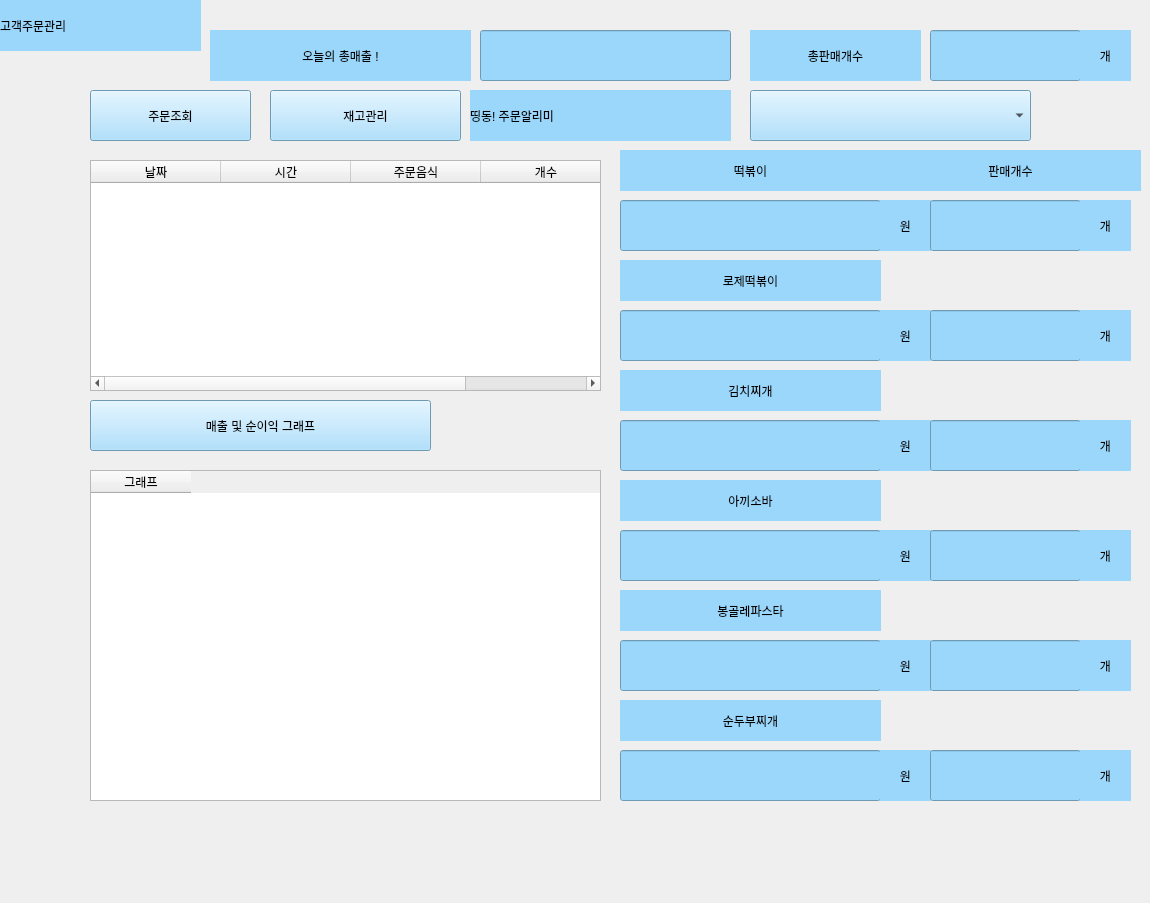
    <widget class="QWidget" name="number5">
     <widget class="QLabel" name="label_22">
      <property name="geometry">
       <rect>
        <x>0</x>
        <y>0</y>
        <width>1121</width>
        <height>894</height>
       </rect>
      </property>
      <property name="text">
       <string/>
      </property>
      <property name="pixmap">
       <pixmap>레시피관리.jpg</pixmap>
      </property>
      <property name="scaledContents">
       <bool>true</bool>
      </property>
     </widget>
     <widget class="QPushButton" name="inventory_lookup_btn">
      <property name="geometry">
       <rect>
        <x>270</x>
        <y>90</y>
        <width>191</width>
        <height>51</height>
       </rect>
      </property>
      <property name="styleSheet">
       <string notr="true">background-color:rgb(155, 215, 251);
font: 25pt &quot;Sitka Banner&quot;;
color: rgb(0, 0, 0);</string>
      </property>
      <property name="text">
       <string>재고관리</string>
      </property>
     </widget>
     <widget class="QLabel" name="label_27">
      <property name="geometry">
       <rect>
        <x>0</x>
        <y>0</y>
        <width>201</width>
        <height>51</height>
       </rect>
      </property>
      <property name="styleSheet">
       <string notr="true">background-color:rgb(155, 215, 251);
font: 25pt &quot;Sitka Banner&quot;;
color: rgb(0, 0, 0);</string>
      </property>
      <property name="text">
       <string>고객주문관리</string>
      </property>
     </widget>
     <widget class="QPushButton" name="order_lookup_btn">
      <property name="geometry">
       <rect>
        <x>90</x>
        <y>90</y>
        <width>161</width>
        <height>51</height>
       </rect>
      </property>
      <property name="styleSheet">
       <string notr="true">background-color:rgb(155, 215, 251);
font: 25pt &quot;Sitka Banner&quot;;
color: rgb(0, 0, 0);</string>
      </property>
      <property name="text">
       <string>주문조회</string>
      </property>
     </widget>
     <widget class="QLabel" name="older_alarm_label">
      <property name="geometry">
       <rect>
        <x>470</x>
        <y>90</y>
        <width>261</width>
        <height>51</height>
       </rect>
      </property>
      <property name="styleSheet">
       <string notr="true">background-color:rgb(155, 215, 251);
font: 25pt &quot;Sitka Banner&quot;;
color: rgb(0, 0, 0);</string>
      </property>
      <property name="text">
       <string>띵동! 주문알리미</string>
      </property>
     </widget>
     <widget class="QTableWidget" name="order_tableWidget">
      <property name="geometry">
       <rect>
        <x>90</x>
        <y>160</y>
        <width>511</width>
        <height>231</height>
       </rect>
      </property>
      <attribute name="horizontalHeaderDefaultSectionSize">
       <number>130</number>
      </attribute>
      <column>
       <property name="text">
        <string>날짜</string>
       </property>
      </column>
      <column>
       <property name="text">
        <string>시간</string>
       </property>
      </column>
      <column>
       <property name="text">
        <string>주문음식</string>
       </property>
      </column>
      <column>
       <property name="text">
        <string>개수</string>
       </property>
      </column>
     </widget>
     <widget class="QTableWidget" name="question_tableWidget">
      <property name="geometry">
       <rect>
        <x>90</x>
        <y>470</y>
        <width>511</width>
        <height>331</height>
       </rect>
      </property>
      <column>
       <property name="text">
        <string>그래프</string>
       </property>
      </column>
     </widget>
     <widget class="QLabel" name="older_alarm_label_2">
      <property name="geometry">
       <rect>
        <x>210</x>
        <y>30</y>
        <width>261</width>
        <height>51</height>
       </rect>
      </property>
      <property name="styleSheet">
       <string notr="true">background-color:rgb(155, 215, 251);
font: 25pt &quot;Sitka Banner&quot;;
color: rgb(0, 0, 0);</string>
      </property>
      <property name="text">
       <string>오늘의 총매출 !</string>
      </property>
      <property name="alignment">
       <set>Qt::AlignCenter</set>
      </property>
     </widget>
     <widget class="QLineEdit" name="price_lineEdit7">
      <property name="geometry">
       <rect>
        <x>480</x>
        <y>30</y>
        <width>251</width>
        <height>51</height>
       </rect>
      </property>
      <property name="styleSheet">
       <string notr="true">background-color:rgb(155, 215, 251);
font: 25pt &quot;Sitka Banner&quot;;
color: rgb(0, 0, 0);</string>
      </property>
     </widget>
     <widget class="QLabel" name="food1">
      <property name="geometry">
       <rect>
        <x>620</x>
        <y>150</y>
        <width>261</width>
        <height>41</height>
       </rect>
      </property>
      <property name="styleSheet">
       <string notr="true">background-color:rgb(155, 215, 251);
font: 20pt &quot;Sitka Banner&quot;;
color: rgb(0, 0, 0);</string>
      </property>
      <property name="text">
       <string>떡볶이</string>
      </property>
      <property name="alignment">
       <set>Qt::AlignCenter</set>
      </property>
     </widget>
     <widget class="QLineEdit" name="price_lineEdit1">
      <property name="geometry">
       <rect>
        <x>620</x>
        <y>200</y>
        <width>261</width>
        <height>51</height>
       </rect>
      </property>
      <property name="styleSheet">
       <string notr="true">background-color:rgb(155, 215, 251);
font: 25pt &quot;Sitka Banner&quot;;
color: rgb(0, 0, 0);</string>
      </property>
     </widget>
     <widget class="QLabel" name="food2">
      <property name="geometry">
       <rect>
        <x>620</x>
        <y>260</y>
        <width>261</width>
        <height>41</height>
       </rect>
      </property>
      <property name="styleSheet">
       <string notr="true">background-color:rgb(155, 215, 251);
font: 20pt &quot;Sitka Banner&quot;;
color: rgb(0, 0, 0);</string>
      </property>
      <property name="text">
       <string>로제떡볶이</string>
      </property>
      <property name="alignment">
       <set>Qt::AlignCenter</set>
      </property>
     </widget>
     <widget class="QLineEdit" name="price_lineEdit2">
      <property name="geometry">
       <rect>
        <x>620</x>
        <y>310</y>
        <width>261</width>
        <height>51</height>
       </rect>
      </property>
      <property name="styleSheet">
       <string notr="true">background-color:rgb(155, 215, 251);
font: 25pt &quot;Sitka Banner&quot;;
color: rgb(0, 0, 0);</string>
      </property>
     </widget>
     <widget class="QPushButton" name="order_lookup_btn_2">
      <property name="geometry">
       <rect>
        <x>90</x>
        <y>400</y>
        <width>341</width>
        <height>51</height>
       </rect>
      </property>
      <property name="styleSheet">
       <string notr="true">background-color:rgb(155, 215, 251);
font: 25pt &quot;Sitka Banner&quot;;
color: rgb(0, 0, 0);</string>
      </property>
      <property name="text">
       <string>매출 및 순이익 그래프</string>
      </property>
     </widget>
     <widget class="QLineEdit" name="price_lineEdit3">
      <property name="geometry">
       <rect>
        <x>620</x>
        <y>420</y>
        <width>261</width>
        <height>51</height>
       </rect>
      </property>
      <property name="styleSheet">
       <string notr="true">background-color:rgb(155, 215, 251);
font: 25pt &quot;Sitka Banner&quot;;
color: rgb(0, 0, 0);</string>
      </property>
     </widget>
     <widget class="QLabel" name="food3">
      <property name="geometry">
       <rect>
        <x>620</x>
        <y>370</y>
        <width>261</width>
        <height>41</height>
       </rect>
      </property>
      <property name="styleSheet">
       <string notr="true">background-color:rgb(155, 215, 251);
font: 20pt &quot;Sitka Banner&quot;;
color: rgb(0, 0, 0);</string>
      </property>
      <property name="text">
       <string>김치찌개</string>
      </property>
      <property name="alignment">
       <set>Qt::AlignCenter</set>
      </property>
     </widget>
     <widget class="QLabel" name="food4">
      <property name="geometry">
       <rect>
        <x>620</x>
        <y>480</y>
        <width>261</width>
        <height>41</height>
       </rect>
      </property>
      <property name="styleSheet">
       <string notr="true">background-color:rgb(155, 215, 251);
font: 20pt &quot;Sitka Banner&quot;;
color: rgb(0, 0, 0);</string>
      </property>
      <property name="text">
       <string>아끼소바</string>
      </property>
      <property name="alignment">
       <set>Qt::AlignCenter</set>
      </property>
     </widget>
     <widget class="QLineEdit" name="price_lineEdit4">
      <property name="geometry">
       <rect>
        <x>620</x>
        <y>530</y>
        <width>261</width>
        <height>51</height>
       </rect>
      </property>
      <property name="styleSheet">
       <string notr="true">background-color:rgb(155, 215, 251);
font: 25pt &quot;Sitka Banner&quot;;
color: rgb(0, 0, 0);</string>
      </property>
     </widget>
     <widget class="QLineEdit" name="price_lineEdit5">
      <property name="geometry">
       <rect>
        <x>620</x>
        <y>640</y>
        <width>261</width>
        <height>51</height>
       </rect>
      </property>
      <property name="styleSheet">
       <string notr="true">background-color:rgb(155, 215, 251);
font: 25pt &quot;Sitka Banner&quot;;
color: rgb(0, 0, 0);</string>
      </property>
     </widget>
     <widget class="QLabel" name="food5">
      <property name="geometry">
       <rect>
        <x>620</x>
        <y>590</y>
        <width>261</width>
        <height>41</height>
       </rect>
      </property>
      <property name="styleSheet">
       <string notr="true">background-color:rgb(155, 215, 251);
font: 20pt &quot;Sitka Banner&quot;;
color: rgb(0, 0, 0);</string>
      </property>
      <property name="text">
       <string>봉골레파스타</string>
      </property>
      <property name="alignment">
       <set>Qt::AlignCenter</set>
      </property>
     </widget>
     <widget class="QLabel" name="food6">
      <property name="geometry">
       <rect>
        <x>620</x>
        <y>700</y>
        <width>261</width>
        <height>41</height>
       </rect>
      </property>
      <property name="styleSheet">
       <string notr="true">background-color:rgb(155, 215, 251);
font: 20pt &quot;Sitka Banner&quot;;
color: rgb(0, 0, 0);</string>
      </property>
      <property name="text">
       <string>순두부찌개</string>
      </property>
      <property name="alignment">
       <set>Qt::AlignCenter</set>
      </property>
     </widget>
     <widget class="QLineEdit" name="price_lineEdit6">
      <property name="geometry">
       <rect>
        <x>620</x>
        <y>750</y>
        <width>261</width>
        <height>51</height>
       </rect>
      </property>
      <property name="styleSheet">
       <string notr="true">background-color:rgb(155, 215, 251);
font: 25pt &quot;Sitka Banner&quot;;
color: rgb(0, 0, 0);</string>
      </property>
     </widget>
     <widget class="QLabel" name="older_alarm_label_9">
      <property name="geometry">
       <rect>
        <x>880</x>
        <y>200</y>
        <width>51</width>
        <height>51</height>
       </rect>
      </property>
      <property name="styleSheet">
       <string notr="true">background-color:rgb(155, 215, 251);
font: 20pt &quot;Sitka Banner&quot;;
color: rgb(0, 0, 0);</string>
      </property>
      <property name="text">
       <string>원</string>
      </property>
      <property name="alignment">
       <set>Qt::AlignCenter</set>
      </property>
     </widget>
     <widget class="QLabel" name="older_alarm_label_10">
      <property name="geometry">
       <rect>
        <x>880</x>
        <y>310</y>
        <width>51</width>
        <height>51</height>
       </rect>
      </property>
      <property name="styleSheet">
       <string notr="true">background-color:rgb(155, 215, 251);
font: 20pt &quot;Sitka Banner&quot;;
color: rgb(0, 0, 0);</string>
      </property>
      <property name="text">
       <string>원</string>
      </property>
      <property name="alignment">
       <set>Qt::AlignCenter</set>
      </property>
     </widget>
     <widget class="QLabel" name="older_alarm_label_11">
      <property name="geometry">
       <rect>
        <x>880</x>
        <y>420</y>
        <width>51</width>
        <height>51</height>
       </rect>
      </property>
      <property name="styleSheet">
       <string notr="true">background-color:rgb(155, 215, 251);
font: 20pt &quot;Sitka Banner&quot;;
color: rgb(0, 0, 0);</string>
      </property>
      <property name="text">
       <string>원</string>
      </property>
      <property name="alignment">
       <set>Qt::AlignCenter</set>
      </property>
     </widget>
     <widget class="QLabel" name="older_alarm_label_12">
      <property name="geometry">
       <rect>
        <x>880</x>
        <y>530</y>
        <width>51</width>
        <height>51</height>
       </rect>
      </property>
      <property name="styleSheet">
       <string notr="true">background-color:rgb(155, 215, 251);
font: 20pt &quot;Sitka Banner&quot;;
color: rgb(0, 0, 0);</string>
      </property>
      <property name="text">
       <string>원</string>
      </property>
      <property name="alignment">
       <set>Qt::AlignCenter</set>
      </property>
     </widget>
     <widget class="QLabel" name="older_alarm_label_13">
      <property name="geometry">
       <rect>
        <x>880</x>
        <y>640</y>
        <width>51</width>
        <height>51</height>
       </rect>
      </property>
      <property name="styleSheet">
       <string notr="true">background-color:rgb(155, 215, 251);
font: 20pt &quot;Sitka Banner&quot;;
color: rgb(0, 0, 0);</string>
      </property>
      <property name="text">
       <string>원</string>
      </property>
      <property name="alignment">
       <set>Qt::AlignCenter</set>
      </property>
     </widget>
     <widget class="QLabel" name="older_alarm_label_14">
      <property name="geometry">
       <rect>
        <x>880</x>
        <y>750</y>
        <width>51</width>
        <height>51</height>
       </rect>
      </property>
      <property name="styleSheet">
       <string notr="true">background-color:rgb(155, 215, 251);
font: 20pt &quot;Sitka Banner&quot;;
color: rgb(0, 0, 0);</string>
      </property>
      <property name="text">
       <string>원</string>
      </property>
      <property name="alignment">
       <set>Qt::AlignCenter</set>
      </property>
     </widget>
     <widget class="QLabel" name="food1_2">
      <property name="geometry">
       <rect>
        <x>880</x>
        <y>150</y>
        <width>261</width>
        <height>41</height>
       </rect>
      </property>
      <property name="styleSheet">
       <string notr="true">background-color:rgb(155, 215, 251);
font: 20pt &quot;Sitka Banner&quot;;
color: rgb(0, 0, 0);</string>
      </property>
      <property name="text">
       <string>판매개수</string>
      </property>
      <property name="alignment">
       <set>Qt::AlignCenter</set>
      </property>
     </widget>
     <widget class="QLineEdit" name="number_lineEdit1">
      <property name="geometry">
       <rect>
        <x>930</x>
        <y>200</y>
        <width>151</width>
        <height>51</height>
       </rect>
      </property>
      <property name="styleSheet">
       <string notr="true">background-color:rgb(155, 215, 251);
font: 25pt &quot;Sitka Banner&quot;;
color: rgb(0, 0, 0);</string>
      </property>
     </widget>
     <widget class="QLabel" name="older_alarm_label_15">
      <property name="geometry">
       <rect>
        <x>1080</x>
        <y>200</y>
        <width>51</width>
        <height>51</height>
       </rect>
      </property>
      <property name="styleSheet">
       <string notr="true">background-color:rgb(155, 215, 251);
font: 20pt &quot;Sitka Banner&quot;;
color: rgb(0, 0, 0);</string>
      </property>
      <property name="text">
       <string>개</string>
      </property>
      <property name="alignment">
       <set>Qt::AlignCenter</set>
      </property>
     </widget>
     <widget class="QLineEdit" name="number_lineEdit2">
      <property name="geometry">
       <rect>
        <x>930</x>
        <y>310</y>
        <width>151</width>
        <height>51</height>
       </rect>
      </property>
      <property name="styleSheet">
       <string notr="true">background-color:rgb(155, 215, 251);
font: 25pt &quot;Sitka Banner&quot;;
color: rgb(0, 0, 0);</string>
      </property>
     </widget>
     <widget class="QLabel" name="older_alarm_label_16">
      <property name="geometry">
       <rect>
        <x>1080</x>
        <y>310</y>
        <width>51</width>
        <height>51</height>
       </rect>
      </property>
      <property name="styleSheet">
       <string notr="true">background-color:rgb(155, 215, 251);
font: 20pt &quot;Sitka Banner&quot;;
color: rgb(0, 0, 0);</string>
      </property>
      <property name="text">
       <string>개</string>
      </property>
      <property name="alignment">
       <set>Qt::AlignCenter</set>
      </property>
     </widget>
     <widget class="QLineEdit" name="number_lineEdit3">
      <property name="geometry">
       <rect>
        <x>930</x>
        <y>420</y>
        <width>151</width>
        <height>51</height>
       </rect>
      </property>
      <property name="styleSheet">
       <string notr="true">background-color:rgb(155, 215, 251);
font: 25pt &quot;Sitka Banner&quot;;
color: rgb(0, 0, 0);</string>
      </property>
     </widget>
     <widget class="QLabel" name="older_alarm_label_17">
      <property name="geometry">
       <rect>
        <x>1080</x>
        <y>420</y>
        <width>51</width>
        <height>51</height>
       </rect>
      </property>
      <property name="styleSheet">
       <string notr="true">background-color:rgb(155, 215, 251);
font: 20pt &quot;Sitka Banner&quot;;
color: rgb(0, 0, 0);</string>
      </property>
      <property name="text">
       <string>개</string>
      </property>
      <property name="alignment">
       <set>Qt::AlignCenter</set>
      </property>
     </widget>
     <widget class="QLineEdit" name="number_lineEdit4">
      <property name="geometry">
       <rect>
        <x>930</x>
        <y>530</y>
        <width>151</width>
        <height>51</height>
       </rect>
      </property>
      <property name="styleSheet">
       <string notr="true">background-color:rgb(155, 215, 251);
font: 25pt &quot;Sitka Banner&quot;;
color: rgb(0, 0, 0);</string>
      </property>
     </widget>
     <widget class="QLabel" name="older_alarm_label_18">
      <property name="geometry">
       <rect>
        <x>1080</x>
        <y>530</y>
        <width>51</width>
        <height>51</height>
       </rect>
      </property>
      <property name="styleSheet">
       <string notr="true">background-color:rgb(155, 215, 251);
font: 20pt &quot;Sitka Banner&quot;;
color: rgb(0, 0, 0);</string>
      </property>
      <property name="text">
       <string>개</string>
      </property>
      <property name="alignment">
       <set>Qt::AlignCenter</set>
      </property>
     </widget>
     <widget class="QLineEdit" name="number_lineEdit5">
      <property name="geometry">
       <rect>
        <x>930</x>
        <y>640</y>
        <width>151</width>
        <height>51</height>
       </rect>
      </property>
      <property name="styleSheet">
       <string notr="true">background-color:rgb(155, 215, 251);
font: 25pt &quot;Sitka Banner&quot;;
color: rgb(0, 0, 0);</string>
      </property>
     </widget>
     <widget class="QLabel" name="older_alarm_label_19">
      <property name="geometry">
       <rect>
        <x>1080</x>
        <y>640</y>
        <width>51</width>
        <height>51</height>
       </rect>
      </property>
      <property name="styleSheet">
       <string notr="true">background-color:rgb(155, 215, 251);
font: 20pt &quot;Sitka Banner&quot;;
color: rgb(0, 0, 0);</string>
      </property>
      <property name="text">
       <string>개</string>
      </property>
      <property name="alignment">
       <set>Qt::AlignCenter</set>
      </property>
     </widget>
     <widget class="QLineEdit" name="number_lineEdit6">
      <property name="geometry">
       <rect>
        <x>930</x>
        <y>750</y>
        <width>151</width>
        <height>51</height>
       </rect>
      </property>
      <property name="styleSheet">
       <string notr="true">background-color:rgb(155, 215, 251);
font: 25pt &quot;Sitka Banner&quot;;
color: rgb(0, 0, 0);</string>
      </property>
     </widget>
     <widget class="QLabel" name="older_alarm_label_20">
      <property name="geometry">
       <rect>
        <x>1080</x>
        <y>750</y>
        <width>51</width>
        <height>51</height>
       </rect>
      </property>
      <property name="styleSheet">
       <string notr="true">background-color:rgb(155, 215, 251);
font: 20pt &quot;Sitka Banner&quot;;
color: rgb(0, 0, 0);</string>
      </property>
      <property name="text">
       <string>개</string>
      </property>
      <property name="alignment">
       <set>Qt::AlignCenter</set>
      </property>
     </widget>
     <widget class="QComboBox" name="order_comboBox">
      <property name="geometry">
       <rect>
        <x>750</x>
        <y>90</y>
        <width>281</width>
        <height>51</height>
       </rect>
      </property>
      <property name="styleSheet">
       <string notr="true">background-color:rgb(155, 215, 251);
font: 20pt &quot;Sitka Banner&quot;;
color: rgb(0, 0, 0);</string>
      </property>
     </widget>
     <widget class="QLabel" name="older_alarm_label_3">
      <property name="geometry">
       <rect>
        <x>750</x>
        <y>30</y>
        <width>171</width>
        <height>51</height>
       </rect>
      </property>
      <property name="styleSheet">
       <string notr="true">background-color:rgb(155, 215, 251);
font: 25pt &quot;Sitka Banner&quot;;
color: rgb(0, 0, 0);</string>
      </property>
      <property name="text">
       <string>총판매개수</string>
      </property>
      <property name="alignment">
       <set>Qt::AlignCenter</set>
      </property>
     </widget>
     <widget class="QLineEdit" name="total_number_lineEdit">
      <property name="geometry">
       <rect>
        <x>930</x>
        <y>30</y>
        <width>151</width>
        <height>51</height>
       </rect>
      </property>
      <property name="styleSheet">
       <string notr="true">background-color:rgb(155, 215, 251);
font: 25pt &quot;Sitka Banner&quot;;
color: rgb(0, 0, 0);</string>
      </property>
     </widget>
     <widget class="QLabel" name="older_alarm_label_21">
      <property name="geometry">
       <rect>
        <x>1080</x>
        <y>30</y>
        <width>51</width>
        <height>51</height>
       </rect>
      </property>
      <property name="styleSheet">
       <string notr="true">background-color:rgb(155, 215, 251);
font: 20pt &quot;Sitka Banner&quot;;
color: rgb(0, 0, 0);</string>
      </property>
      <property name="text">
       <string>개</string>
      </property>
      <property name="alignment">
       <set>Qt::AlignCenter</set>
      </property>
     </widget>
    </widget>
